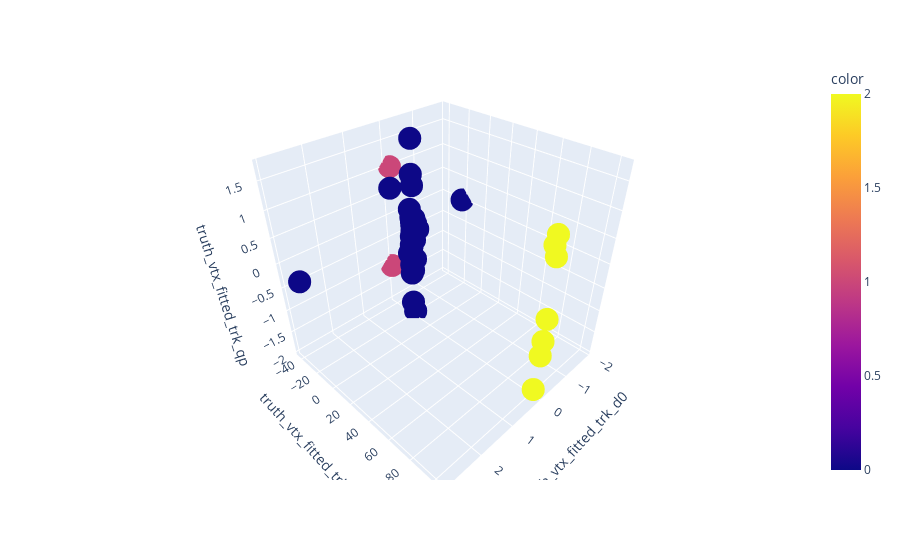

Notebook code cell kept with this figure:
### Code cell
# d0, z0, qp

fig = px.scatter_3d(x=truth_tree_arrays[plotting_objects[0]][N], 
                    y=truth_tree_arrays[plotting_objects[1]][N], 
                    z=truth_tree_arrays[plotting_objects[4]][N],
                  color=truth_vtx_fitted_trk_vtxID[N])
fig.update_layout(scene = dict(
                    xaxis_title=plotting_objects[0],
                    yaxis_title=plotting_objects[1],
                    zaxis_title=plotting_objects[4]))
#                     width=700,
#                     margin=dict(r=20, b=10, l=10, t=10))
fig.show()

### Figure 1 — Plotly figure (JSON) as saved in the notebook; plotly's stock layout.template omitted (floating-point values rounded to 4 significant figures)
{"data": [{"hovertemplate": "x=%{x}<br>y=%{y}<br>z=%{z}<br>color=%{marker.color}<extra></extra>", "legendgroup": "", "marker": {"color": [0, 0, 0, 0, 0, 0, 0, 0, 0, 0, 0, 0, 0, 0, 0, 0, 0, 0, 0, 0, 0, 0, 0, 0, 0, 0, 0, 0, 0, 0, 0, 0, 0, 0, 0, 1, 1, 2, 2, 2, 2, 2, 2, 2], "coloraxis": "coloraxis", "symbol": "circle"}, "mode": "markers", "name": "", "scene": "scene", "showlegend": false, "type": "scatter3d", "x": [-0.06159, 0.02644, 0.06075, -0.06533, -0.007053, 0.01475, 0.01463, 0.06065, -0.001376, 0.009593, -0.07028, 0.04618, -0.002441, 0.01538, -0.03149, -0.05483, -0.01608, -0.009287, -0.01071, 0.05125, -0.004253, 0.00262, 0.0649, -0.03282, 0.04106, 0.03393, -0.03208, 0.08596, 0.6117, -0.1777, -0.1074, -0.05163, 2.927, -0.06061, -1.873, -0.0763, 0.05025, 0.04691, 0.1302, 0.0008568, 0.02334, 0.1138, 0.009497, 0.06007], "y": [-17.4, -17.5, -17.41, -17.39, -17.41, -17.73, -17.38, -17.36, -17.4, -17.47, -17.87, -17.55, -17.87, -17.43, -17.78, -17.99, -17.42, -17.4, -17.38, -17.92, -18.6, -17.42, -17.4, -17.49, -17.36, -17.55, -17.38, -18.67, -16.99, -17.5, -17.24, -17.49, -28.12, -18.13, -21.13, -42.13, -42.15, 103.3, 103.4, 103.3, 103.3, 103.2, 103.3, 103.3], "z": [0.2041, 0.2539, -1.697, -0.6888, 1.086, -0.1447, -0.9223, -0.9733, -1.96, -0.03632, -0.2659, -0.3306, 0.08335, 0.1578, -0.08795, 0.1646, -0.03301, 0.01657, -0.07131, 0.4183, -0.3836, 0.0201, -0.7721, 0.864, -0.5989, -0.1504, 1.72, -0.5204, 0.9905, -0.06063, 0.08597, -0.04893, -0.1752, -0.062, 0.03767, 1.014, -1.105, -1.076, -1.818, -0.3231, -0.7721, 1.055, 0.8292, 1.211]}], "layout": {"coloraxis": {"colorbar": {"title": {"text": "color"}}, "colorscale": [[0, "#0d0887"], [0.1111, "#46039f"], [0.2222, "#7201a8"], [0.3333, "#9c179e"], [0.4444, "#bd3786"], [0.5556, "#d8576b"], [0.6667, "#ed7953"], [0.7778, "#fb9f3a"], [0.8889, "#fdca26"], [1, "#f0f921"]]}, "legend": {"tracegroupgap": 0}, "margin": {"t": 60}, "scene": {"domain": {"x": [0, 1], "y": [0, 1]}, "xaxis": {"title": {"text": "truth_vtx_fitted_trk_d0"}}, "yaxis": {"title": {"text": "truth_vtx_fitted_trk_z0"}}, "zaxis": {"title": {"text": "truth_vtx_fitted_trk_qp"}}}}}
